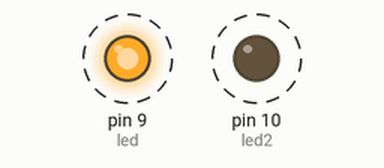
Bench run of a sketch on a simulated Arduino Uno, built with avr-gcc and run on an emulated ATmega328P. On the bench: output pins drawn as LEDs (lit = HIGH). Dashed ring = blinking.

Above: at 0.05 s.
Timing chart, 0 to 3.0 s (numbered marks = the images above):
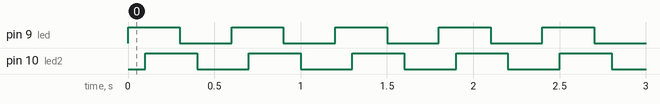

The sketch:

LedSwitching.ino
```cpp
int led = 9;
int led2 = 10;

void setup()
{
  pinMode(led, OUTPUT);
  pinMode(led2, OUTPUT);
}

void loop()
{
  // turn leds on
  analogWrite(led, 255);
  delay(100);
  analogWrite(led2, 255);
  delay(200);

  // turn leds off
  analogWrite(led, 0);
  delay(100);
  analogWrite(led2, 0);
  delay(200);


}
```

Measured:
- by itself, pin 9 (led), pin 10 (led2): alternates HIGH for 0.30 s and LOW for 0.30 s
- by itself, everything shown: repeats every 0.60 s, in 4 steps
